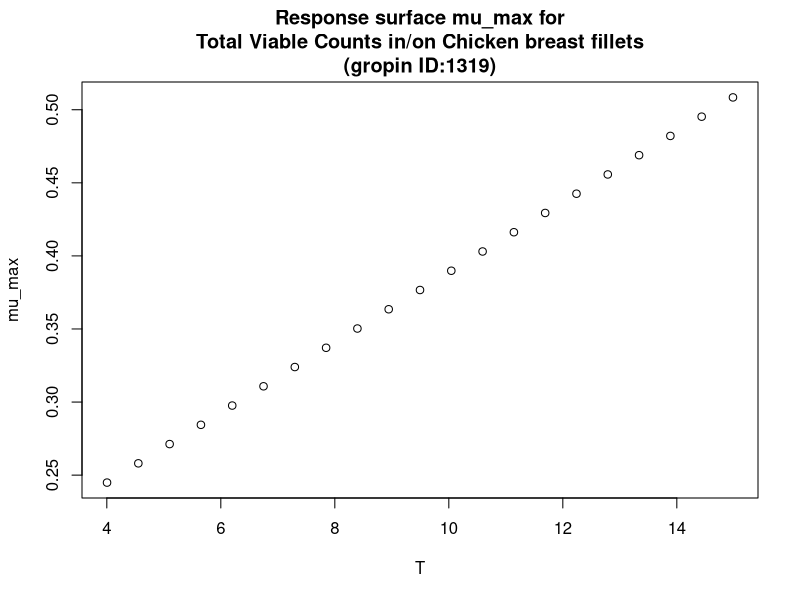

Write R code to recreate this figure.
#############################
# start of Parameter script
#############################
T <- seq(4.004,14.985014985015,length.out=21)
#############################
# end of Parameter script
#############################
############################# 
# start of Model script Gropin ID 1319 
#############################
 
# constant coefficients for this model
 
variables <- data.frame(T)
argumentsPar <- expand.grid(variables)
 
# heart of the model
response_surface <- function(T) {
   mumax <-0.024*(T+6.2)

return(mumax=mumax)
} 

# output parameters
mumax <- cbind(argumentsPar,response_surface(argumentsPar['T']))
colnames(mumax) <- c(colnames(argumentsPar),'mumax')
#############################
# End of Model script
#############################
############################# 
# start of Visualisation script Gropin ID 1319 
#############################
plot(T,mumax$mumax,
                          xlab='T',
                          ylab='mu_max',main='Response surface mu_max for
Total Viable Counts in/on Chicken breast fillets
(gropin ID:1319)')
#############################
# End of Visualisation script
#############################
